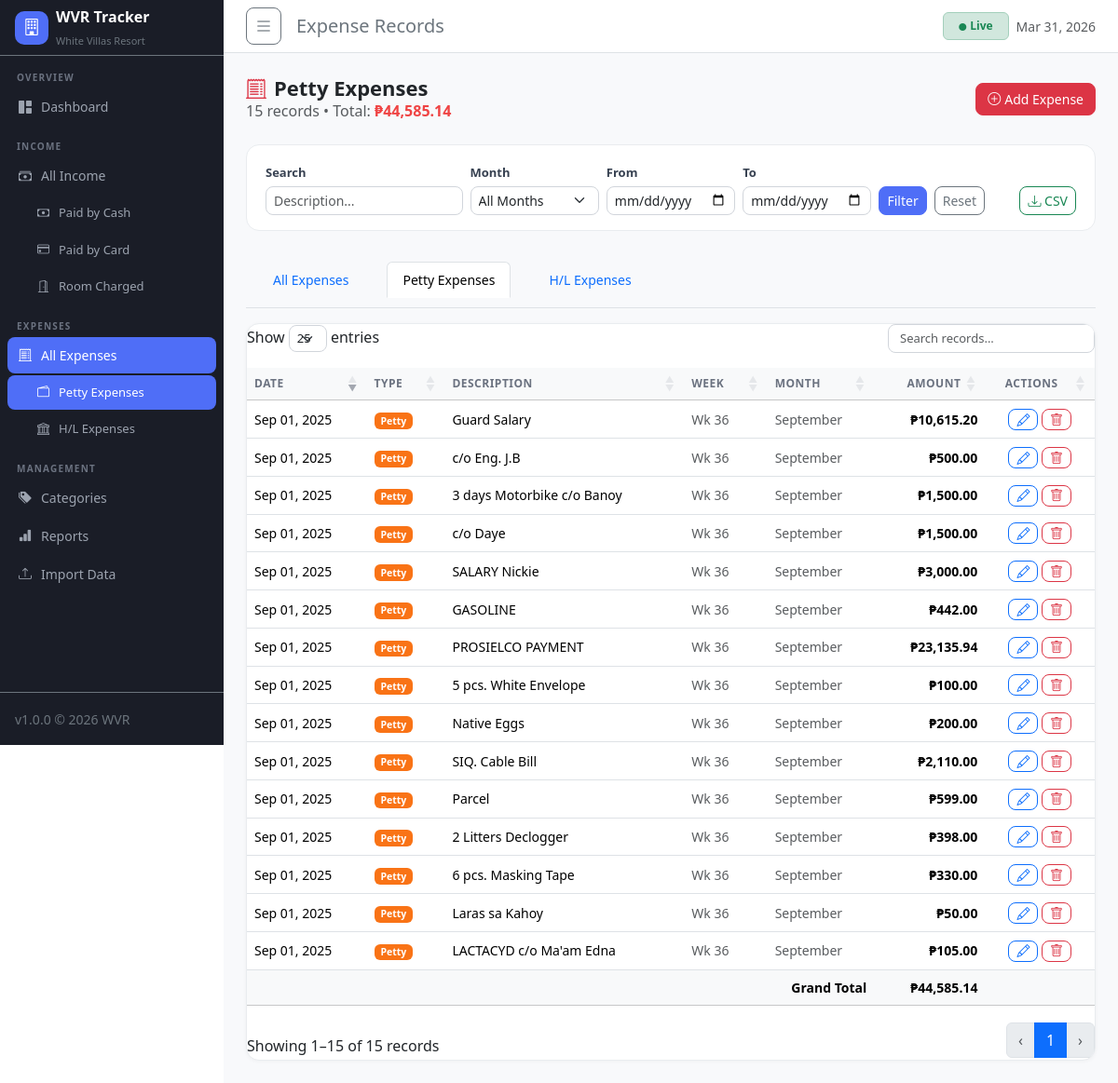
Page /expense.php?type=petty on the committed database.
### tables this page shows
CREATE TABLE IF NOT EXISTS petty_expenses (
    id INT AUTO_INCREMENT PRIMARY KEY,
    date DATE NOT NULL,
    description VARCHAR(255) NOT NULL,
    amount DECIMAL(12,2) NOT NULL DEFAULT 0.00,
    week_number INT,
    month VARCHAR(20),
    category_id INT DEFAULT NULL,
    notes TEXT DEFAULT NULL,
    created_at TIMESTAMP DEFAULT CURRENT_TIMESTAMP,
    updated_at TIMESTAMP DEFAULT CURRENT_TIMESTAMP ON UPDATE CURRENT_TIMESTAMP,
    FOREIGN KEY (category_id) REFERENCES categories(id) ON DELETE SET NULL,
    INDEX idx_date (date),
    INDEX idx_week (week_number),
    INDEX idx_month (month)
);

### config.php (called while the page is built, shortened)
<?php
class Database {
    private static ?PDO $instance = null;
    public static function getInstance(): PDO {
        if (self::$instance === null) {
            $dsn = "mysql:host=" . DB_HOST . ";dbname=" . DB_NAME . ";charset=" . DB_CHARSET;
            $options = [
                PDO::ATTR_ERRMODE            => PDO::ERRMODE_EXCEPTION,
                PDO::ATTR_DEFAULT_FETCH_MODE => PDO::FETCH_ASSOC,
                PDO::ATTR_EMULATE_PREPARES   => false,
            ];
            try {
                self::$instance = new PDO($dsn, DB_USER, DB_PASS, $options);
            } catch (PDOException $e) {
                die('<div style="font-family:sans-serif;padding:40px;background:#fee;border:2px solid red;border-radius:8px;margin:20px;">
                    <h2>Database Connection Error</h2>
                    <p>' . htmlspecialchars($e->getMessage()) . '</p>
                    <p>Please check your database settings in <code>config.php</code></p>
                </div>');
            }
        }
        return self::$instance;
    }
    public static function query(string $sql, array $params = []): PDOStatement {
        $stmt = self::getInstance()->prepare($sql);
        $stmt->execute($params);
        return $stmt;
    }
    public static function fetchAll(string $sql, array $params = []): array {
        return self::query($sql, $params)->fetchAll();
    }
}

### functions.php (called while the page is built, shortened)
<?php
require_once __DIR__ . '/config.php';
function formatCurrency(float $amount): string {
    return CURRENCY . number_format($amount, 2);
}
function parseDate(string $raw): int|false {
    $raw = trim(preg_replace('/[\x{FEFF}\x{00A0}\x{200B}]/u', '', $raw));
    $raw = preg_replace('/\s+\d{1,2}:\d{2}(:\d{2})?(\s*(AM|PM))?$/i', '', trim($raw));
    $raw = preg_replace('/T\d{2}:\d{2}(:\d{2})?.*$/', '', $raw);
    $raw = trim($raw);
    if (preg_match('/^(\d{1,2})\/(\d{1,2})\/(\d{4})$/', $raw, $m)) {
        $p1 = (int)$m[1]; $p2 = (int)$m[2]; $yr = (int)$m[3];
        if ($p1 > 12) {
            $ts = mktime(0, 0, 0, $p2, $p1, $yr);
        } else {
            $ts = mktime(0, 0, 0, $p1, $p2, $yr);
        }
        return ($ts && $ts > 0) ? $ts : false;
    }
    if (preg_match('/^(\d{1,2})-(\d{1,2})-(\d{4})$/', $raw, $m)) {
        $p1 = (int)$m[1]; $p2 = (int)$m[2]; $yr = (int)$m[3];
        if ($p1 > 12) {
            $ts = mktime(0, 0, 0, $p2, $p1, $yr);
        } else {
            $ts = mktime(0, 0, 0, $p1, $p2, $yr);
        }
        return ($ts && $ts > 0) ? $ts : false;
    }
    if (preg_match('/^(\d{1,2})\.(\d{1,2})\.(\d{4})$/', $raw, $m)) {
        $p1 = (int)$m[1]; $p2 = (int)$m[2]; $yr = (int)$m[3];
        if ($p1 > 12) {
            $ts = mktime(0, 0, 0, $p2, $p1, $yr);
        } else {
            $ts = mktime(0, 0, 0, $p1, $p2, $yr);
        }
        return ($ts && $ts > 0) ? $ts : false;
    }
    if (preg_match('/^(\d{4})-(\d{2})-(\d{2})$/', $raw, $m)) {
        $ts = mktime(0, 0, 0, (int)$m[2], (int)$m[3], (int)$m[1]);
        return ($ts && $ts > 0) ? $ts : false;
    }
    $ts = strtotime($raw);
    return $ts;
}
function formatDate(string $date): string {
    $ts = parseDate($date);
    return $ts ? date('M d, Y', $ts) : htmlspecialchars($date);
}
function getAvailableMonths(): array {
    $sql = "SELECT DISTINCT DATE_FORMAT(date,'%Y-%m') AS ym, DATE_FORMAT(date,'%M %Y') AS label
            FROM (
                SELECT date FROM petty_expenses
                UNION SELECT date FROM hl_expenses
                UNION SELECT date FROM income_cash
                UNION SELECT date FROM income_card
                UNION SELECT date FROM income_roomcharged
            ) d
            ORDER BY ym DESC";
    return Database::fetchAll($sql);
}

### expense.php (the view, shortened to what this page needs)
<?php
require_once 'config.php';
require_once 'functions.php';
$type    = $_GET['type']          ?? 'all';
$search  = trim($_GET['search']   ?? '');
$month   = $_GET['filter_month']  ?? '';
$dateFrom = $_GET['date_from']    ?? '';
$dateTo   = $_GET['date_to']      ?? '';
$months  = getAvailableMonths();
function buildExpenseQuery(string $type, string $search, string $month, string $dateFrom, string $dateTo): array {
    $conditions = [];
    $params = [];
    $where = $conditions ? 'WHERE ' . implode(' AND ', $conditions) : '';
    if ($type === 'petty') {
        $p = $params;
        return ["SELECT id,'petty' AS src, date, description, amount, week_number, month FROM petty_expenses $where ORDER BY date DESC, id DESC", $p, 'Petty Expenses'];
    }
}
[$sql, $params, $typeLabel] = buildExpenseQuery($type, $search, $month, $dateFrom, $dateTo);
$records = Database::fetchAll($sql, $params);
$total   = array_sum(array_column($records, 'amount'));
include 'includes/header.php';
?>
<div class="page-header d-flex justify-content-between align-items-center">
    <div>
        <h1><i class="bi bi-receipt-cutoff me-2 text-danger"></i><?= $typeLabel ?></h1>
        <p class="text-muted mb-0"><?= count($records) ?> records &bull; Total: <strong class="amount-expense"><?= formatCurrency($total) ?></strong></p>
    </div>
    <a href="add_expense.php?type=<?= htmlspecialchars($type) ?>" class="btn btn-danger">
        <i class="bi bi-plus-circle me-1"></i>Add Expense
    </a>
</div>
<div class="filter-bar mb-4">
    <form method="GET" class="row g-2 align-items-end">
        <div class="col-md-3">
            <label class="form-label mb-1">Search</label>
            <input type="text" name="search" class="form-control form-control-sm" placeholder="Description..." value="<?= htmlspecialchars($search) ?>">
        </div>
        <div class="col-md-2">
            <label class="form-label mb-1">Month</label>
            <select name="filter_month" class="form-select form-select-sm">
                <option value="">All Months</option>
            </select>
        </div>
        <div class="col-md-2">
            <label class="form-label mb-1">From</label>
            <input type="date" name="date_from" class="form-control form-control-sm" value="<?= $dateFrom ?>">
        </div>
        <div class="col-md-2">
            <label class="form-label mb-1">To</label>
            <input type="date" name="date_to" class="form-control form-control-sm" value="<?= $dateTo ?>">
        </div>
        <div class="col-md-3 d-flex gap-2">
            <button class="btn btn-primary btn-sm">Filter</button>
            <a href="expense.php?type=<?= $type ?>" class="btn btn-outline-secondary btn-sm">Reset</a>
            <a href="exports/export.php?table=expense_<?= $type ?>&<?= http_build_query($_GET) ?>" class="btn btn-outline-success btn-sm ms-auto">
                <i class="bi bi-download"></i> CSV
            </a>
        </div>
    </form>
</div>
<ul class="nav nav-tabs mb-3">
    <?php foreach (['all'=>'All Expenses','petty'=>'Petty Expenses','hl'=>'H/L Expenses'] as $k=>$v): ?>
    <li class="nav-item">
        <a class="nav-link <?= $type===$k?'active':'' ?>" href="expense.php?type=<?= $k ?>"><?= $v ?></a>
    </li>
    <?php endforeach; ?>
</ul>
<div class="data-card">
    <div class="table-responsive">
        <table class="table table-hover datatable mb-0">
            <thead class="table-light">
                <tr>
                    <th>Date</th>
                    <th>Type</th>
                    <th>Description</th>
                    <th>Week</th>
                    <th>Month</th>
                    <th class="text-end">Amount</th>
                    <th class="text-center">Actions</th>
                </tr>
            </thead>
            <tbody>
            <?php foreach ($records as $r): ?>
                <tr>
                    <td><?= formatDate($r['date']) ?></td>
                    <td>
                        <?php if ($r['src']==='petty'): ?>
                            <span class="badge bg-orange" style="background:#f97316;color:#fff">Petty</span>
                        <?php else: ?>
                            <span class="badge bg-danger">H/L</span>
                        <?php endif; ?>
                    </td>
                    <td><?= htmlspecialchars($r['description']) ?></td>
                    <td class="text-muted">Wk <?= $r['week_number'] ?></td>
                    <td class="text-muted"><?= $r['month'] ?></td>
                    <td class="text-end amount-expense"><?= formatCurrency($r['amount']) ?></td>
                    <td class="text-center">
                        <a href="edit_expense.php?id=<?= $r['id'] ?>&type=<?= $r['src'] ?>" class="btn btn-sm btn-outline-primary py-0 px-2">
                            <i class="bi bi-pencil"></i>
                        </a>
                        <a href="delete.php?table=expense_<?= $r['src'] ?>&id=<?= $r['id'] ?>&redirect=expense.php?type=<?= $type ?>"
                           class="btn btn-sm btn-outline-danger py-0 px-2 btn-delete">
                            <i class="bi bi-trash"></i>
                        </a>
                    </td>
                </tr>
            <?php endforeach; ?>
            </tbody>
            <tfoot>
                <tr class="table-light fw-bold">
                    <td colspan="5" class="text-end">Grand Total</td>
                    <td class="text-end amount-expense"><?= formatCurrency($total) ?></td>
                    <td></td>
                </tr>
            </tfoot>
        </table>
    </div>
</div>
<?php include 'includes/footer.php'; ?>

### assets/css/style.css (style rules this page uses)
:root { --sidebar-width: 240px; --sidebar-bg: #1a1d27; --accent: #4f6ef7; --accent-soft: #eef1ff; --income: #22c55e; --expense: #ef4444; --neutral: #6b7280; --card-radius: 14px; }
.nav-item { display: flex; align-items: center; gap: 10px; padding: 9px 12px; border-radius: 8px; color: #9ca3af; text-decoration: none; font-size: 14px; font-weight: 500; transition: all 0.15s; margin-bottom: 2px; }
.data-card { background: #fff; border-radius: var(--card-radius); border: 1px solid #e9ecef; box-shadow: 0 1px 4px rgba(0,0,0,.04); overflow: hidden; }
.table th { font-size: 12px; text-transform: uppercase; letter-spacing: .5px; color: #6b7280; font-weight: 600; border-top: none; white-space: nowrap; }
.table td { vertical-align: middle; font-size: 14px; }
.amount-expense { color: var(--expense); font-weight: 600; }
.filter-bar { background: #fff; border: 1px solid #e9ecef; border-radius: var(--card-radius); padding: 16px 20px; margin-bottom: 20px; }
.page-header { margin-bottom: 24px; }
.page-header h1 { font-size: 22px; font-weight: 700; margin: 0; }
.form-label { font-size: 13px; font-weight: 600; color: #374151; }
.form-control, .form-select { font-size: 14px; border-radius: 8px; border-color: #d1d5db; }
.btn { border-radius: 8px; font-size: 14px; font-weight: 500; }
.btn-primary { background: var(--accent); border-color: var(--accent); }

### rows in the picture
petty_expenses: date "Sep 01, 2025", description "Guard Salary", week_number "36", month "September", amount "₱10,615.20"
petty_expenses: date "Sep 01, 2025", description "c/o Eng. J.B", week_number "36", month "September", amount "₱500.00"
petty_expenses: date "Sep 01, 2025", description "3 days Motorbike c/o Banoy", week_number "36", month "September", amount "₱1,500.00"
petty_expenses: date "Sep 01, 2025", description "c/o Daye", week_number "36", month "September", amount "₱1,500.00"
petty_expenses: date "Sep 01, 2025", description "SALARY Nickie", week_number "36", month "September", amount "₱3,000.00"
petty_expenses: date "Sep 01, 2025", description "GASOLINE", week_number "36", month "September", amount "₱442.00"
petty_expenses: date "Sep 01, 2025", description "PROSIELCO PAYMENT", week_number "36", month "September", amount "₱23,135.94"
petty_expenses: date "Sep 01, 2025", description "5 pcs. White Envelope", week_number "36", month "September", amount "₱100.00"
petty_expenses: date "Sep 01, 2025", description "Native Eggs", week_number "36", month "September", amount "₱200.00"
petty_expenses: date "Sep 01, 2025", description "SIQ. Cable Bill", week_number "36", month "September", amount "₱2,110.00"
petty_expenses: date "Sep 01, 2025", description "Parcel", week_number "36", month "September", amount "₱599.00"
petty_expenses: date "Sep 01, 2025", description "2 Litters Declogger", week_number "36", month "September", amount "₱398.00"
petty_expenses: date "Sep 01, 2025", description "6 pcs. Masking Tape", week_number "36", month "September", amount "₱330.00"
petty_expenses: date "Sep 01, 2025", description "Laras sa Kahoy", week_number "36", month "September", amount "₱50.00"
petty_expenses: date "Sep 01, 2025", description "LACTACYD c/o Ma'am Edna", week_number "36", month "September", amount "₱105.00"

### other values in the picture
$pageTitle "Expense Records"
$typeLabel "Petty Expenses"
count($records) "15"
formatCurrency($total) "₱44,585.14"
$v "All Expenses"
$v "Petty Expenses"
$v "H/L Expenses"
